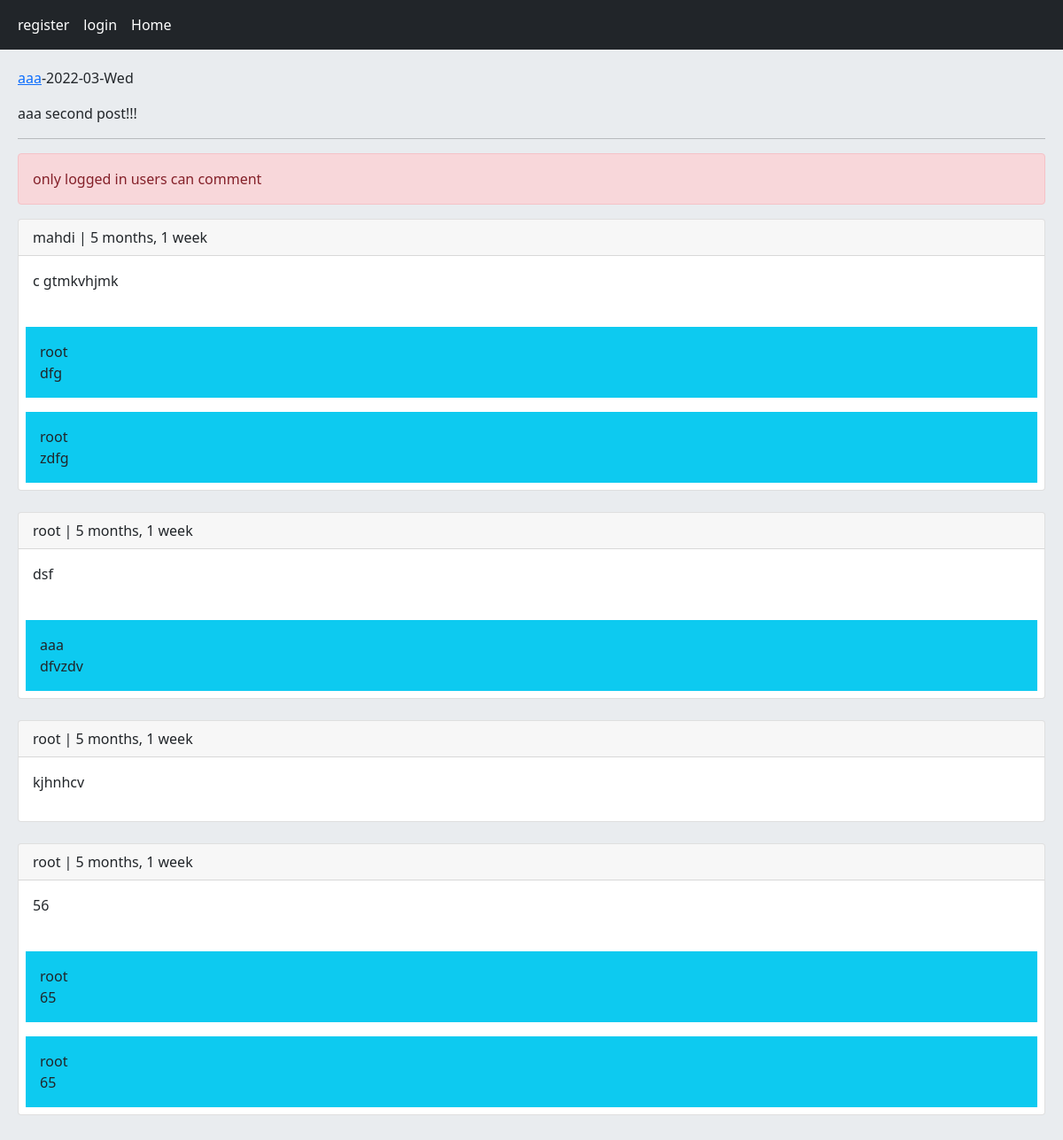
The app's page /post/4/aaa-second-post with its own data.
### home/models.py (models this page shows, shortened)
class Post(models.Model):
    user=models.ForeignKey(User, on_delete=models.CASCADE, related_name='posts')
    body=models.TextField()
    slug=models.SlugField()
    created=models.DateTimeField(auto_now_add=True)
    updated=models.DateTimeField(auto_now=True)
    class Meta:
        ordering=('-created',)

class Comment(models.Model):
    user=models.ForeignKey(User, on_delete=models.CASCADE, related_name='ucomments')
    post=models.ForeignKey(Post, on_delete=models.CASCADE, related_name='pcomments')
    reply=models.ForeignKey('Comment', on_delete=models.CASCADE, related_name='rcomments', blank=True, null=True)
    is_reply=models.BooleanField(default=False)
    body=models.TextField(max_length=400)
    created=models.DateTimeField(auto_now_add=True)

### home/views.py (the view, shortened to what this page needs)
# urls.py: path('post/<int:post_id>/<slug:post_slug>',views.PostDetailView.as_view(),name="post_detail"),
class PostDetailView(View):
    form_class= CommentCreatForm
    form_class_reply= CommentReplyForm
    def setup(self, request, *args, **kwargs):
        self.post_instance=get_object_or_404(Post,pk=kwargs['post_id'], slug=kwargs['post_slug'])
        return super().setup(self, *args, **kwargs)
    def get(self, request, *args, **kwargs):
        comments=self.post_instance.pcomments.filter(is_reply=False)
        cant_like=False
        if request.user.is_authenticated and self.post_instance.user_cant_like(request.user):
            cant_like=True
        return render(request, 'home/detail.html', {'post':self.post_instance, 'comments':comments, 'form':self.form_class, 'reply_form':self.form_class_reply, 'cant_like':cant_like})

### home/templates/home/detail.html (shortened to what this page needs)
{% extends 'base.html' %}
{% block content %}
   <p> <a href="{% url 'account:profile' post.user.id %}"> {{ post.user.username }}</a>-{{ post.updated|date:"Y-m-D" }}</p>
    <p>{{ post.body }}</p><hr/>
    {% if request.user.is_authenticated %}
        <a href="{% url 'home:post_like' post.id %}" class="{% if cant_like %}disabled{% endif %} btn btn-primary col-md-2">Like {{ post.likes_count }}</a>
    <form action="" method="post" novalidate>
    {% csrf_token %}
        {{ form.as_p }}
    <input value="send" type="submit">
    </form><br/>
        {% else %}
        <p class="alert alert-danger">only logged in users can comment
        </p>
    {% endif %}
    {% for comment in comments %}
    <div class="card">
    <P class="card-header">{{ comment.user }} | {{ comment.created|timesince }}</P>
    <p class="card-body">{{ comment.body }}</p>
    {% with replies=comment.rcomments.all %}
    {% for reply in replies %}
    <p class="bg-info p-3 m-2">{{ reply.user }}<br/>{{ reply.body }}</p>
    {% endfor %}
    {% endwith %}
    </div><br/>
    {% empty %}
        <p>there is no comments!</p>
    {% endfor %}
{% endblock %}

### templates/base.html (shortened to what this page needs)
<!DOCTYPE html>
<html lang="en">
<head>
<link href="https://cdn.jsdelivr.net/npm/bootstrap@5.1.3/dist/css/bootstrap.min.css" rel="stylesheet">
</head>
<body>
{% include 'inc/navbar.html' %}
<div class="jumbotron">
        {% block content %}
        {% endblock %}
</div>
</body>
</html>

### templates/inc/navbar.html
<nav class="navbar navbar-expand-lg navbar-dark bg-dark">
  <div class="container-fluid">
      <div class="navbar-nav">
          {% if request.user.is_authenticated %}
                <a class="nav-link active" href="{% url 'account:logout' %}">logout</a>
                <a class="nav-link active" href="{% url 'account:profile' request.user.id %}">profile</a>
              {% else %}
                <a class="nav-link active" href="{% url 'account:register' %}">register</a>
                <a class="nav-link active" href="{% url 'account:login' %}">login</a>
          {% endif %}
          <a class="nav-link active" href="{% url 'home:home' %}">Home</a>
      </div>
    </div>
</nav>

### templates/base.html (style rules this page uses)
.jumbotron { padding: 20px; margin-bottom: 20px; background-color: #e9ecef; }

### records on screen
Post: user.username "aaa", updated "2022-03-Wed", body "aaa second post!!!"
Comment: user "mahdi", created "5 months, 1 week", body "c gtmkvhjmk"
Comment: user "root", body "dfg"
Comment: user "root", body "zdfg"
Comment: user "root", created "5 months, 1 week", body "dsf"
Comment: user "aaa", body "dfvzdv"
Comment: user "root", created "5 months, 1 week", body "kjhnhcv"
Comment: user "root", created "5 months, 1 week", body "56"
Comment: user "root", body "65"
Comment: user "root", body "65"
